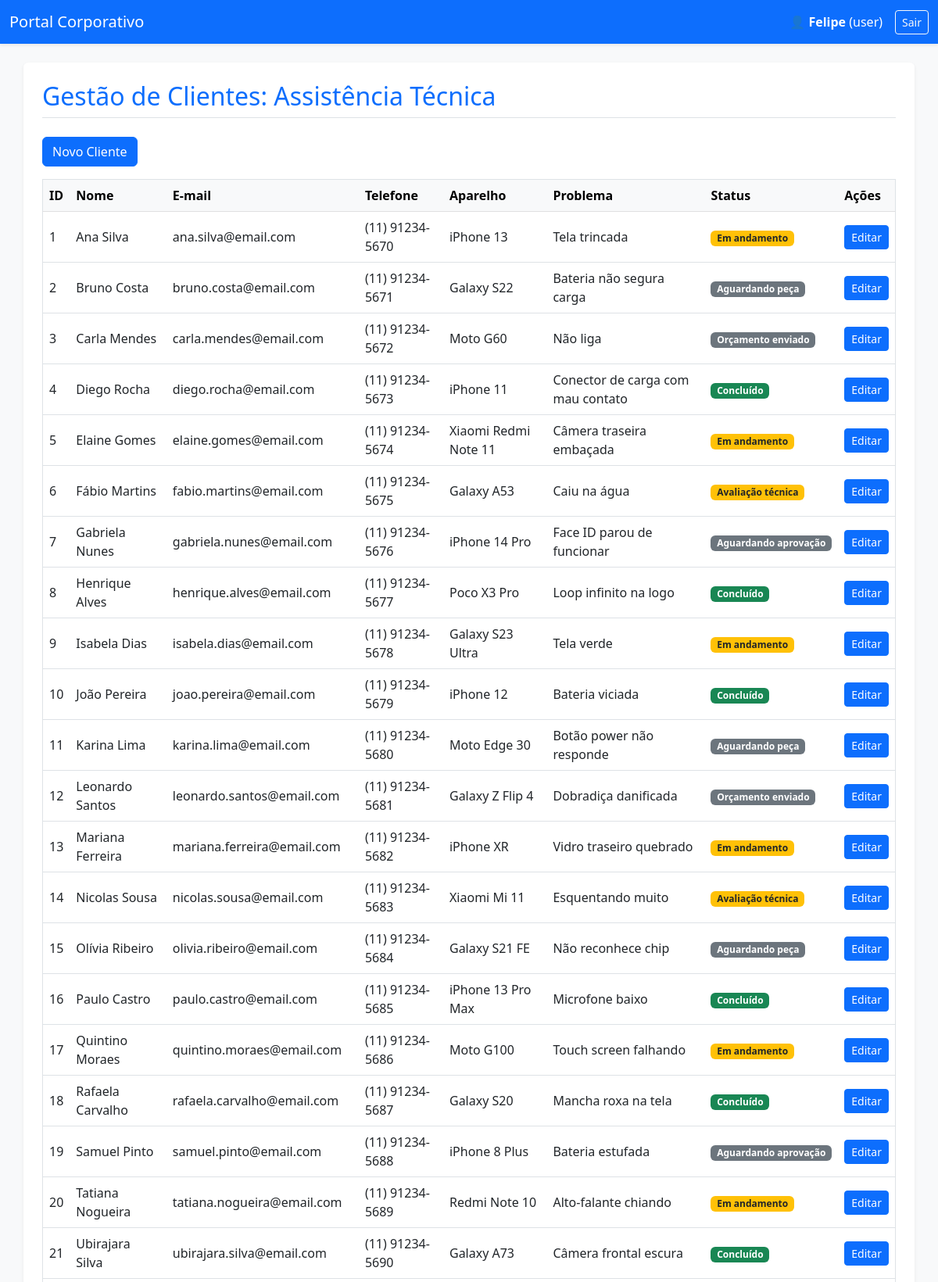
The page /seguro/portal.php (signed in, upper part) on the database its author committed.
### tables this page shows
CREATE TABLE `clientes_reparo` (
  `id` int(11) NOT NULL,
  `nome` varchar(100) NOT NULL,
  `email` varchar(100) DEFAULT NULL,
  `telefone` varchar(20) DEFAULT NULL,
  `modelo_aparelho` varchar(50) DEFAULT NULL,
  `problema_relatado` varchar(255) DEFAULT NULL,
  `status_servico` varchar(50) DEFAULT NULL
);

### seguro/portal.php (the view, shortened to what this page needs)
<?php
require 'conexao.php';
$acao = isset($_GET['acao']) ? $_GET['acao'] : 'listar';
?>
<!DOCTYPE html>
<html lang="pt-BR">
<head>
    <link href="https://cdn.jsdelivr.net/npm/bootstrap@5.3.0/dist/css/bootstrap.min.css" rel="stylesheet">
</head>
<body class="bg-light">
<nav class="navbar navbar-expand-lg navbar-dark bg-primary shadow-sm mb-4">
  <div class="container-fluid">
    <a class="navbar-brand" href="portal.php">Portal Corporativo</a>
    <div class="d-flex align-items-center text-white">
        <span class="me-3">👤 <b><?php echo htmlspecialchars($_SESSION['nome']); ?></b> (<?php echo $_SESSION['perfil']; ?>)</span>
        <a href="logout.php" class="btn btn-sm btn-outline-light">Sair</a>
    </div>
  </div>
</nav>
<div class="container bg-white p-4 shadow-sm rounded">
    <h2 class="mb-4 border-bottom pb-2 text-primary">Gestão de Clientes: Assistência Técnica</h2>
    <?php if ($acao == 'listar'): ?>
        <a href="?acao=adicionar" class="btn btn-primary mb-3">Novo Cliente</a>
        <div class="table-responsive">
            <table class="table table-hover align-middle border">
                <thead class="table-light">
                    <tr>
                        <th>ID</th><th>Nome</th><th>E-mail</th><th>Telefone</th><th>Aparelho</th><th>Problema</th><th>Status</th><th>Ações</th>
                    </tr>
                </thead>
                <tbody>
                    <?php
                    $sql = "SELECT * FROM clientes_reparo";
                    $resultado = $conn->query($sql);
                    if ($resultado && $resultado->num_rows > 0) {
                        while($row = $resultado->fetch_assoc()) {
                            $status = $row["status_servico"];
                            $badge = "bg-secondary";
                            if($status == "Concluído") $badge = "bg-success";
                            elseif($status == "Em andamento" || $status == "Avaliação técnica") $badge = "bg-warning text-dark";
                            elseif($status == "Sem conserto") $badge = "bg-danger";
                            echo "<tr>";
                            echo "<td>" . $row["id"] . "</td>";
                            echo "<td>" . htmlspecialchars($row["nome"]) . "</td>";
                            echo "<td>" . htmlspecialchars($row["email"]) . "</td>";
                            echo "<td>" . htmlspecialchars($row["telefone"]) . "</td>";
                            echo "<td>" . htmlspecialchars($row["modelo_aparelho"]) . "</td>";
                            echo "<td>" . htmlspecialchars($row["problema_relatado"]) . "</td>";
                            echo "<td><span class='badge $badge'>" . htmlspecialchars($status) . "</span></td>";
                            echo "<td>
                                    <a href='?acao=editar&id=" . $row["id"] . "' class='btn btn-sm btn-primary'>Editar</a>";
                            echo "</td></tr>";
                        }
                    } else {
                        echo "<tr><td colspan='8' class='text-center'>Nenhum cliente.</td></tr>";
                    }
                    ?>
                </tbody>
            </table>
        </div>
    <?php endif; ?>
</div>
</body>
</html>

### rows shown on the page
clientes_reparo: id "1", nome "Ana Silva", email "ana.silva@email.com", telefone "(11) 91234-5670", modelo_aparelho "iPhone 13", problema_relatado "Tela trincada", status_servico "Em andamento"
clientes_reparo: id "2", nome "Bruno Costa", email "bruno.costa@email.com", telefone "(11) 91234-5671", modelo_aparelho "Galaxy S22", problema_relatado "Bateria não segura carga", status_servico "Aguardando peça"
clientes_reparo: id "3", nome "Carla Mendes", email "carla.mendes@email.com", telefone "(11) 91234-5672", modelo_aparelho "Moto G60", problema_relatado "Não liga", status_servico "Orçamento enviado"
clientes_reparo: id "4", nome "Diego Rocha", email "diego.rocha@email.com", telefone "(11) 91234-5673", modelo_aparelho "iPhone 11", problema_relatado "Conector de carga com mau contato", status_servico "Concluído"
clientes_reparo: id "5", nome "Elaine Gomes", email "elaine.gomes@email.com", telefone "(11) 91234-5674", modelo_aparelho "Xiaomi Redmi Note 11", problema_relatado "Câmera traseira embaçada", status_servico "Em andamento"
clientes_reparo: id "6", nome "Fábio Martins", email "fabio.martins@email.com", telefone "(11) 91234-5675", modelo_aparelho "Galaxy A53", problema_relatado "Caiu na água", status_servico "Avaliação técnica"
clientes_reparo: id "7", nome "Gabriela Nunes", email "gabriela.nunes@email.com", telefone "(11) 91234-5676", modelo_aparelho "iPhone 14 Pro", problema_relatado "Face ID parou de funcionar", status_servico "Aguardando aprovação"
clientes_reparo: id "8", nome "Henrique Alves", email "henrique.alves@email.com", telefone "(11) 91234-5677", modelo_aparelho "Poco X3 Pro", problema_relatado "Loop infinito na logo", status_servico "Concluído"
clientes_reparo: id "9", nome "Isabela Dias", email "isabela.dias@email.com", telefone "(11) 91234-5678", modelo_aparelho "Galaxy S23 Ultra", problema_relatado "Tela verde", status_servico "Em andamento"
clientes_reparo: id "10", nome "João Pereira", email "joao.pereira@email.com", telefone "(11) 91234-5679", modelo_aparelho "iPhone 12", problema_relatado "Bateria viciada", status_servico "Concluído"
clientes_reparo: id "11", nome "Karina Lima", email "karina.lima@email.com", telefone "(11) 91234-5680", modelo_aparelho "Moto Edge 30", problema_relatado "Botão power não responde", status_servico "Aguardando peça"
clientes_reparo: id "12", nome "Leonardo Santos", email "leonardo.santos@email.com", telefone "(11) 91234-5681", modelo_aparelho "Galaxy Z Flip 4", problema_relatado "Dobradiça danificada", status_servico "Orçamento enviado"
clientes_reparo: id "13", nome "Mariana Ferreira", email "mariana.ferreira@email.com", telefone "(11) 91234-5682", modelo_aparelho "iPhone XR", problema_relatado "Vidro traseiro quebrado", status_servico "Em andamento"
clientes_reparo: id "14", nome "Nicolas Sousa", email "nicolas.sousa@email.com", telefone "(11) 91234-5683", modelo_aparelho "Xiaomi Mi 11", problema_relatado "Esquentando muito", status_servico "Avaliação técnica"
clientes_reparo: id "15", nome "Olívia Ribeiro", email "olivia.ribeiro@email.com", telefone "(11) 91234-5684", modelo_aparelho "Galaxy S21 FE", problema_relatado "Não reconhece chip", status_servico "Aguardando peça"
clientes_reparo: id "16", nome "Paulo Castro", email "paulo.castro@email.com", telefone "(11) 91234-5685", modelo_aparelho "iPhone 13 Pro Max", problema_relatado "Microfone baixo", status_servico "Concluído"
clientes_reparo: id "17", nome "Quintino Moraes", email "quintino.moraes@email.com", telefone "(11) 91234-5686", modelo_aparelho "Moto G100", problema_relatado "Touch screen falhando", status_servico "Em andamento"
clientes_reparo: id "18", nome "Rafaela Carvalho", email "rafaela.carvalho@email.com", telefone "(11) 91234-5687", modelo_aparelho "Galaxy S20", problema_relatado "Mancha roxa na tela", status_servico "Concluído"
clientes_reparo: id "19", nome "Samuel Pinto", email "samuel.pinto@email.com", telefone "(11) 91234-5688", modelo_aparelho "iPhone 8 Plus", problema_relatado "Bateria estufada", status_servico "Aguardando aprovação"
clientes_reparo: id "20", nome "Tatiana Nogueira", email "tatiana.nogueira@email.com", telefone "(11) 91234-5689", modelo_aparelho "Redmi Note 10", problema_relatado "Alto-falante chiando", status_servico "Em andamento"
clientes_reparo: id "21", nome "Ubirajara Silva", email "ubirajara.silva@email.com", telefone "(11) 91234-5690", modelo_aparelho "Galaxy A73", problema_relatado "Câmera frontal escura", status_servico "Concluído"

### other values the page prints
$_SESSION['nome'] "Felipe"
$_SESSION['perfil'] "user"
